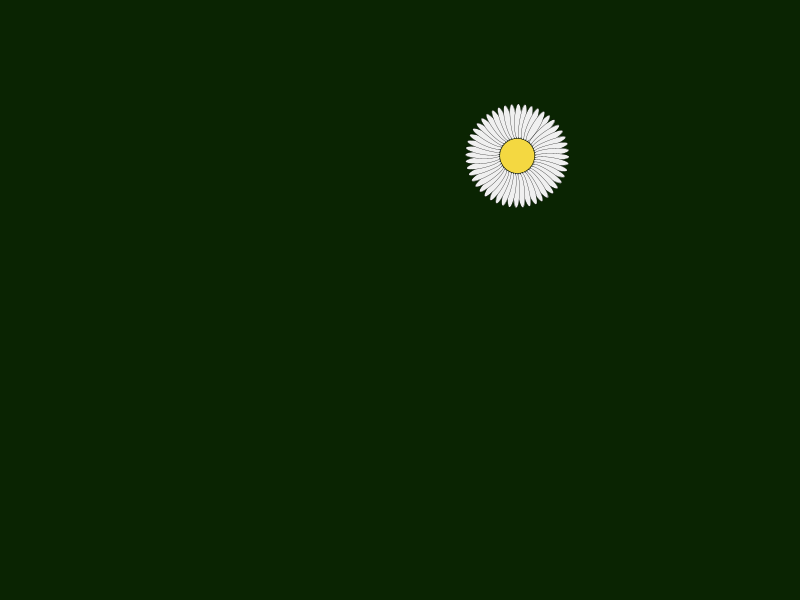
Frame 1 (no input)
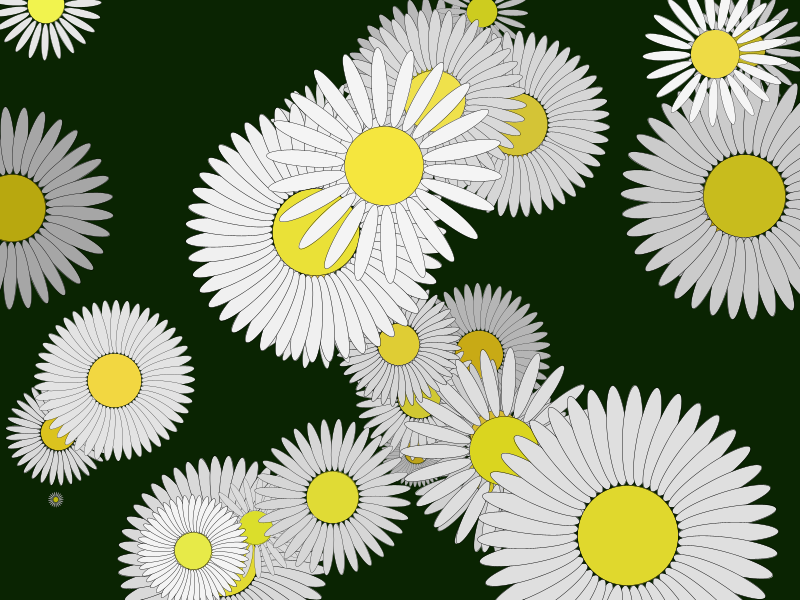
Frame 60 (the mouse pressed at the canvas centre just before this capture)
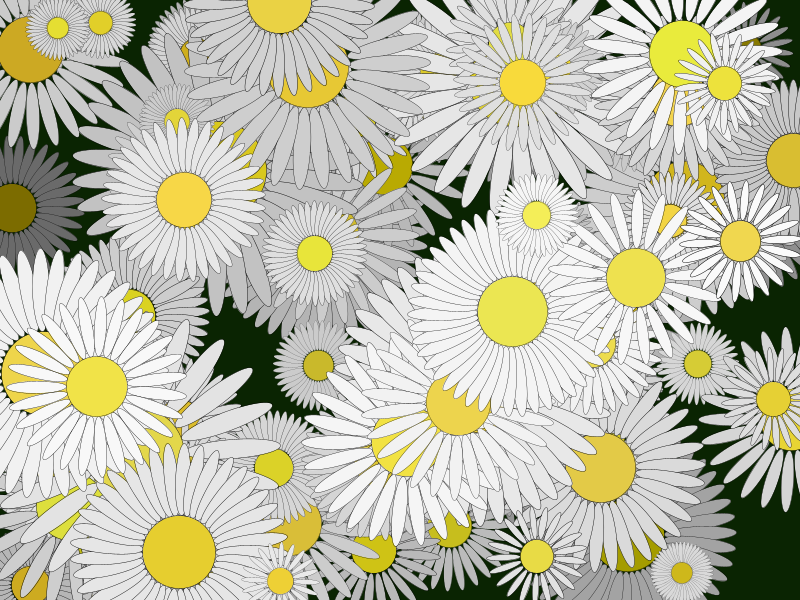
Frame 120 (the mouse held since frame 60 and released just before this capture)

The Processing sketch that drew these frames (run headless with seeded random() and noise(); from frame 60 on, the mouse is pressed at the canvas centre):

// Processing sketch: Daisies
// ── Daisies.pde
ArrayList<Daisy> daisies;

void setup() {
  frameRate(30);
  //fullScreen();
  size(800, 600);
  daisies = new ArrayList<Daisy>();
  daisies.add(new Daisy(new PVector(random(width), random(height))));
}

void draw() {
  background(#0A2402);

  if (frameCount % 2 == 0) {
    daisies.add(new Daisy(new PVector(random(width), random(height))));
  }

  //println("Flowers: " + daisies.size());

  for (int i = 0; i<daisies.size(); i++) {
    Daisy p = daisies.get(i);
    p.update();
    p.display();

    if (p.isDead()) {
      daisies.remove(i);
    }
  }

  if (mousePressed) {
    daisies.add(new Daisy(new PVector(random(width), random(height))));
  }
}


void mousePressed() {
  int count = 100;
  for (int i =0; i<count; i++) {
    // daisies.add(new Daisy(new PVector(random(width), random(height))));
  }
}

// ── Daisy.pde
class Daisy {
  PVector location;
  int numberOfPetals = 30;
  float size;
  float scale;
  float shrinkRate;

  float lifeSpan = 255;
  float zeroOffset;

  color centerColor;
  color petalColor;

  Daisy(PVector _loc) {
    location = _loc;
    numberOfPetals = int(random(20, 50));
    size = random(80, 240);
    zeroOffset = random(0, 360);

    scale = random(0.2, 0.5);
    shrinkRate = random(0.001, 0.003);

    petalColor = color(240+random(-15, 15));
    centerColor = color(255+random(-15, 0), 230+random(-15, 15), 75+random(-15, 15));
  }


  void update() {
    //lifeSpan -= 1;
    scale -= shrinkRate;

    boolean fadeColor = true;
    if (true == fadeColor) {
      float c = brightness(petalColor);
      petalColor = color(c-1);

      float r = red(centerColor);
      float g = green(centerColor);
      float b = blue(centerColor);
      
      float fadeRate = 1;
      centerColor = color(constrain(r-fadeRate, 0, 255), constrain(g-fadeRate, 0, 255), constrain(b-fadeRate, 0, 255));
    }
  }


  void display() {
    push();
    translate(location.x, location.y);
    scale(scale);

    float inc = 360.0/numberOfPetals;

    for (int i=0; i<numberOfPetals; i++) {
      push();
      rotate(radians(inc*i+zeroOffset));
      fill(petalColor, lifeSpan);
      ellipse(size, 0, size, size*0.2);
      pop();
    }

    //fill(#FFEA4B, lifeSpan);
    fill(centerColor, lifeSpan);
    circle(0, 0, size);

    pop();
  }

  boolean isDead() {
    if (lifeSpan < 0.0 || scale < 0.01) {
      return true;
    } else {
      return false;
    }
  }
}
